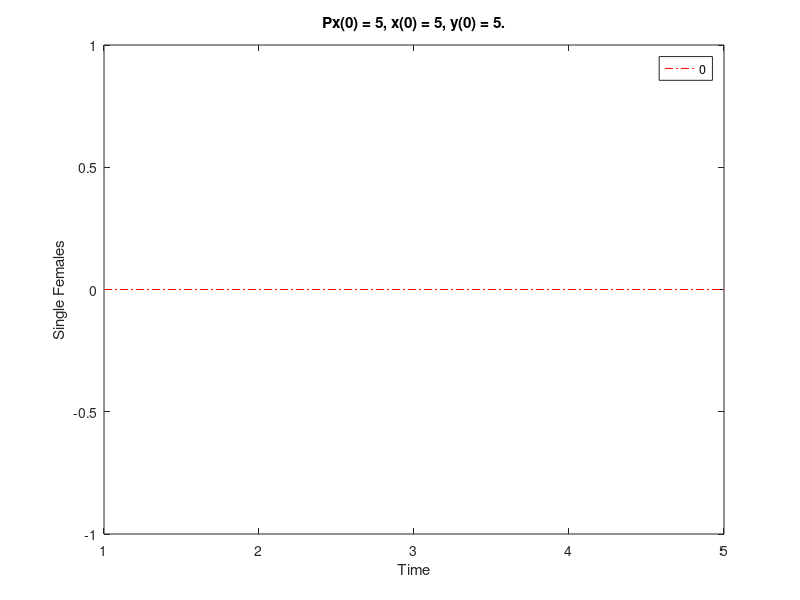

Recreate this plot in MATLAB.
%Whale Group at MTBI
%created by Ivan E. Cao-Berg

%This function creates a population proportion plot for each cycle and another plot of population sizes of those cycles
function ppratio( epsilon, muj, mux, muy, px0, x0, y0, k )

if nargin == 0
    option = input( 'Do you want to work with fin whales (1), with right whales (2) or another whale (3)? : ' )
    if option == 1
         betax = 0.5;
         betay = 0.5;
         mux = 0.955;
         muy = 0.965;
         muj = 0.96;
    end
    if option == 2
         betax = 0.5;
         betay = 0.5;
         mux = 0.925;
         muy = 0.94;
         muj = 0.957;
    end
    if option == 3
         betax = input( 'Please input a value for betax :' );
         betay = input( 'Please input a value for betay :' );
         mux = input( 'Please input a value for mux :' );
         muy = input( 'Please input a value for muy :' );
         muj = input( 'Please input a value for muj :' );
    end
%Number of iterations = numbers of generations
c = input('For how many generations do you want to run the simulation? :')
end

%Zero matrixes for reserving space in memory
x = zeros(1,c);
y = zeros(1,c);
px = zeros(1,c);
time = zeros(1,c);
ppratio = zeros(1,c);

%Initial Conditions
epsilon = input('Please type the value for epsilon ( no noise -> epsilon = 0 ) :')
px0 = input('Please type the value for P_0 :')
x0 = input('Please type the value for x_0 :')
y0 = input('Please type the value for y_0 :')
k = input('Please type the value for the delay :' )

%Options
option = input('Do you want p(0)=p(1)=p(2)...=p(k)? Yes=1 No=0 : ')
if option == 1 
    for delay = 1 : k
    px(delay)=px0;
    end
end

if option == 0
    for delay = 2 : k
    px(delay) = input('Please type the value for px() : ');
    end
end

%Initial Conditions = First Generation
x(k+1)=x0;
y(k+1)=y0;
px(1)=px0;

%Recursion Formula
for t = 12:c %Counter for number of generations
    x(t) = x_fdelay( epsilon, betax, mux, muj, muy, x(t-1), y(t-1), px(t-1), px(t-k), k ); 
    y(t) = y_f( betay, mux, muy, y(t-1), px(t-k) );
    px(t) = px_f( epsilon, muj, mux, muy, x(t-1), y(t-1), k );
    ppratio(t) = pp( px(t), px(t-k) );
end

%%%%%%%%%%%%%%%%%%%
% Figure Number 1 %
%%%%%%%%%%%%%%%%%%%
%Divides the plot into four subplots
%First subplot : Time vs. Proportion of Single Females
plot(ppratio,'r-.')
xlabel('Time')
ylabel('Single Females')
title(['Px(0) = ' num2str(px0) ', x(0) = ' num2str(x0) ', y(0) = ' num2str(y0) '.'])
legend([num2str(ppratio(c-1))])